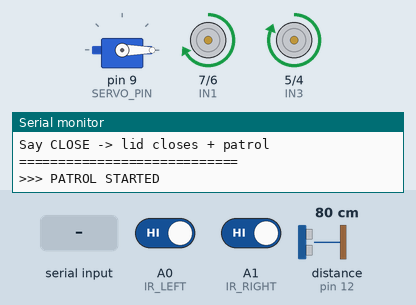
Recording of a sketch running on a simulated Arduino Uno, built with avr-gcc and run on an emulated ATmega328P. On the bench: servo, motor-driver pin pairs drawn as motors (green arrow = first pin HIGH = forward, orange = second pin HIGH = backward, longer = more drive, scaled by the enable pin), the last lines printed to the serial monitor. Wiring (inferred from the names in the program): ultrasonic range finder: trigger pin 11; echo pin 12. The test bench sets the inputs (shaded band); at power-on: A0 (IR_LEFT) HIGH, distance to the obstacle (sensor on pin 12) 80 cm, A1 (IR_RIGHT) HIGH. The echo pulse lasts 58.3 µs per cm.

Above: at 2.0 s.
2.1 s: "open\n" received over the second serial link
At 2.8 s:
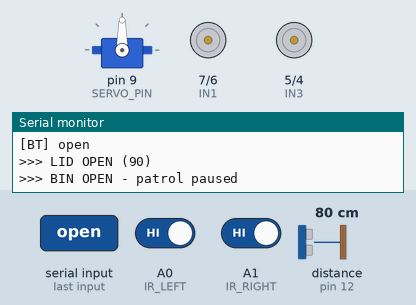
3.6 s: "close\n" received over the second serial link
At 3.77 s:
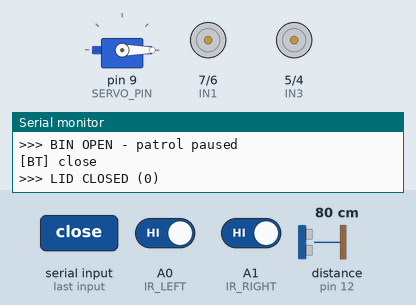
5.4 s: A0 (IR_LEFT) driven LOW
At 5.7 s:
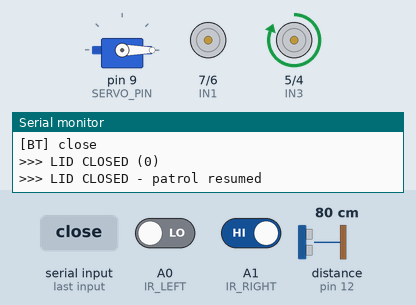
6.9 s: distance to the obstacle (sensor on pin 12) set to 24 cm
8.4 s: distance to the obstacle (sensor on pin 12) set to 19 cm
At 9.8 s:
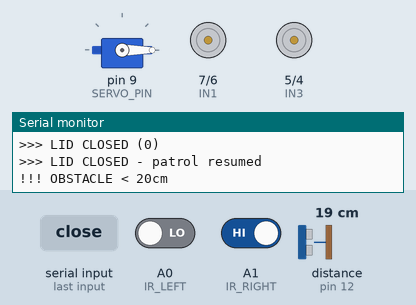
Timing chart, 0 to 11.4 s (numbered marks = the images above; inputs shaded):
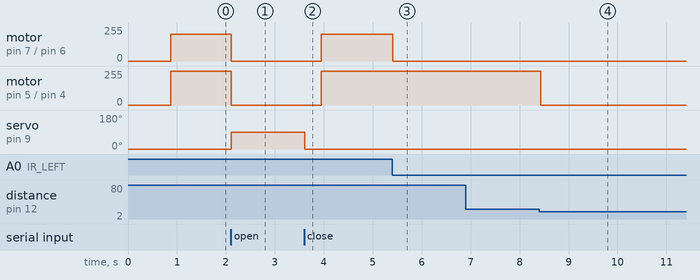

Measured:
- the behaviour switches between 22 and 21 cm on distance to the obstacle (sensor on pin 12) (found by bisection; images 3 and 4)
- after the input at 2.1 s, motor on pin 7 (IN1) / pin 6 (IN2): forward 200/255 → stopped at once; motor on pin 5 (IN3) / pin 4 (IN4): forward 255/255 → stopped at once; servo on pin 9 (SERVO_PIN): 0° → 90° at once
- after the input at 3.6 s, motor on pin 7 (IN1) / pin 6 (IN2): stopped → forward 200/255 after 0.34 s; motor on pin 5 (IN3) / pin 4 (IN4): stopped → forward 255/255 after 0.34 s; servo on pin 9 (SERVO_PIN): 90° → 0° at once
- after the input at 5.4 s, motor on pin 7 (IN1) / pin 6 (IN2): forward 200/255 → stopped at once
- after the input at 6.9 s, every drawn part: stays the same
- after the input at 8.4 s, motor on pin 5 (IN3) / pin 4 (IN4): forward 255/255 → stopped at once

The sketch:

Smart_bin.ino
```cpp
/**
 ******************************************************************************
 * @file    smart_bin_final_2cmd.ino
 * @brief   Autonomous Mobile Smart Bin — 2 Voice Commands FINAL
 * @version 3.2 Final
 ******************************************************************************
 *
 * OPERATION:
 * ─────────────────────────────────────────────────────────────────
 *  Power ON  → Bin automatically begins IR line-follow patrol
 *  "OPEN"    → Patrol stops + lid opens to 90°
 *  "CLOSE"   → Lid closes to 0° + patrol resumes automatically
 *  Power OFF → System stops
 *
 *  AUTOMATIC: Obstacle < 20cm → motors stop
 *             Obstacle gone   → patrol resumes (no voice needed)
 *
 * PIN CONNECTIONS:
 * ─────────────────────────────────────────────────────────────────
 *  L298N Motor Driver:
 *    Pin 4  → IN4  (Left  motor backward)
 *    Pin 5  → IN3  (Left  motor forward)
 *    Pin 6  → IN2  (Right motor backward)
 *    Pin 7  → IN1  (Right motor forward)
 *    Pin 8  → ENB  (Left  motor speed PWM) ← remove jumper
 *    Pin 10 → ENA  (Right motor speed PWM) ← remove jumper
 *
 *  SG90 Servo:
 *    Pin 9  → Signal (orange wire)
 *    5V     → VCC   (red wire)
 *    GND    → GND   (brown wire)
 *
 *  HC-SR04 Ultrasonic:
 *    Pin 11 → TRIG
 *    Pin 12 → ECHO
 *    5V     → VCC
 *    GND    → GND
 *
 *  TCRT5000 IR Sensors x2:
 *    A0     → Left  sensor OUT
 *    A1     → Right sensor OUT
 *    5V     → VCC (both)
 *    GND    → GND (both)
 *
 *  HC-05 Bluetooth:
 *    Pin 2  → HC-05 TX
 *    Pin 3  → HC-05 RX (direct connection — 3.3V or divider)
 *    5V     → VCC
 *    GND    → GND
 *
 * PHONE APP:
 * ─────────────────────────────────────────────────────────────────
 *  App  : Arduino Bluetooth Controller
 *  Mode : Voice Terminal
 *  Pair : HC-05  (PIN: 1234 or 0000)
 *  Say  : "open"  or  "close"
 ******************************************************************************
 */

#include <Servo.h>
#include <SoftwareSerial.h>

// ============================================================
//  PIN DEFINITIONS
// ============================================================

const int IN1       = 7;
const int IN2       = 6;
const int IN3       = 5;
const int IN4       = 4;
const int ENA       = 10;   // Right motor speed (PWM)
const int ENB       = 8;    // Left  motor speed (PWM)
const int SERVO_PIN = 9;
const int TRIG_PIN  = 11;
const int ECHO_PIN  = 12;
const int IR_LEFT   = A0;
const int IR_RIGHT  = A1;
const int BT_RX     = 2;    // Arduino RX ← HC-05 TX
const int BT_TX     = 3;    // Arduino TX → HC-05 RX

// ============================================================
//  OBJECTS
// ============================================================

Servo          binServo;
SoftwareSerial bluetooth(BT_RX, BT_TX);

// ============================================================
//  SPEED SETTINGS  (tune for your motors)
// ============================================================

const int FULL_SPEED = 200;   // Forward patrol  (0–255)
const int TURN_SPEED = 140;   // Line correction (0–255)

// ============================================================
//  SYSTEM PARAMETERS
// ============================================================

const int           OBSTACLE_DIST = 20;    // cm — auto stop
const int           CLEAR_DIST    = 25;    // cm — auto resume
const unsigned long US_INTERVAL   = 150;   // ms between polls

#define LINE    LOW     // TCRT5000 LOW = over black tape
#define NO_LINE HIGH    // TCRT5000 HIGH = off tape

// ============================================================
//  STATE MACHINE  (3 states — no IDLE needed)
// ============================================================

enum SystemState : uint8_t {
  PATROLLING,       // Following IR line — motors running
  BIN_OPEN,         // Lid open — motors stopped — waiting for CLOSE
  OBSTACLE_STOP     // Obstacle detected — motors stopped — auto resumes
};

SystemState state = PATROLLING;   // Boot straight into patrol

// ============================================================
//  FLAGS AND BUFFERS
// ============================================================

bool          servoOpen   = false;
unsigned long lastUSCheck = 0;

// char array replaces String — no heap fragmentation
#define BT_BUF 64
char    btBuffer[BT_BUF];
uint8_t btLen = 0;

// ============================================================
//  MOTOR FUNCTIONS
// ============================================================

void stopMotors() {
  analogWrite(ENA, 0);
  analogWrite(ENB, 0);
  digitalWrite(IN1, LOW);
  digitalWrite(IN2, LOW);
  digitalWrite(IN3, LOW);
  digitalWrite(IN4, LOW);
}

void moveForward() {
  analogWrite(ENA, FULL_SPEED);
  analogWrite(ENB, FULL_SPEED);
  digitalWrite(IN1, HIGH);
  digitalWrite(IN2, LOW);
  digitalWrite(IN3, HIGH);
  digitalWrite(IN4, LOW);
}

// Right sensor off line → steer right
void turnRight() {
  analogWrite(ENA, TURN_SPEED);
  analogWrite(ENB, FULL_SPEED);
  digitalWrite(IN1, LOW);
  digitalWrite(IN2, LOW);
  digitalWrite(IN3, HIGH);
  digitalWrite(IN4, LOW);
}

// Left sensor off line → steer left
void turnLeft() {
  analogWrite(ENA, FULL_SPEED);
  analogWrite(ENB, TURN_SPEED);
  digitalWrite(IN1, HIGH);
  digitalWrite(IN2, LOW);
  digitalWrite(IN3, LOW);
  digitalWrite(IN4, LOW);
}

// ============================================================
//  SERVO
// ============================================================

void openBin() {
  if (!servoOpen) {
    binServo.write(90);
    servoOpen = true;
    Serial.println(F(">>> LID OPEN (90)"));
    bluetooth.println(F("Bin open - say CLOSE"));
  }
}

void closeBin() {
  if (servoOpen) {
    binServo.write(0);
    servoOpen = false;
    Serial.println(F(">>> LID CLOSED (0)"));
  }
}

// ============================================================
//  ULTRASONIC
// ============================================================

long getDistance() {
  digitalWrite(TRIG_PIN, LOW);
  delayMicroseconds(2);
  digitalWrite(TRIG_PIN, HIGH);
  delayMicroseconds(10);
  digitalWrite(TRIG_PIN, LOW);
  long dur  = pulseIn(ECHO_PIN, HIGH, 30000);
  long dist = dur * 0.034 / 2;
  return (dist <= 0 || dist > 400) ? 0 : dist;
}

// ============================================================
//  IR LINE FOLLOWING  (2 sensors)
// ============================================================
/*
 *  LEFT     RIGHT    Action
 *  LINE     LINE   → moveForward  (centred on line)
 *  LINE     NO_LINE→ turnRight    (right sensor off — correct right)
 *  NO_LINE  LINE   → turnLeft     (left  sensor off — correct left)
 *  NO_LINE  NO_LINE→ moveForward  (both off — junction or reacquire)
 */
void followLine() {
  int L = digitalRead(IR_LEFT);
  int R = digitalRead(IR_RIGHT);
  if      (L == LINE    && R == LINE)    moveForward();
  else if (L == LINE    && R == NO_LINE) turnRight();
  else if (L == NO_LINE && R == LINE)    turnLeft();
  else                                   moveForward();
}

// ============================================================
//  OBSTACLE CHECK  (automatic — no voice needed)
// ============================================================

void checkObstacle() {
  unsigned long now = millis();
  if (now - lastUSCheck < US_INTERVAL) return;
  lastUSCheck = now;

  long dist = getDistance();

  // Auto stop when obstacle detected while patrolling
  if (state == PATROLLING && dist > 0 && dist <= OBSTACLE_DIST) {
    stopMotors();
    state = OBSTACLE_STOP;
    Serial.println(F("!!! OBSTACLE < 20cm"));
    bluetooth.println(F("Obstacle! Waiting..."));
  }

  // Auto resume when obstacle clears
  if (state == OBSTACLE_STOP && (dist == 0 || dist > CLEAR_DIST)) {
    state = PATROLLING;
    Serial.println(F("Obstacle cleared - resuming"));
    bluetooth.println(F("Resuming patrol"));
  }
}

// ============================================================
//  BLUETOOTH VOICE PARSER  (OPEN and CLOSE only)
// ============================================================
/*
 * Receives text string from Arduino Bluetooth Controller
 * Voice Terminal mode.
 *
 * Characters lowercased as they arrive → no extra pass.
 * strstr() substring match → handles natural speech phrases.
 * e.g. "please open the bin" → detected as "open" ✅
 *
 * Only two commands:
 *   "open"  → stop patrol + open lid
 *   "close" → close lid  + resume patrol
 */

void processVoiceCommands() {
  while (bluetooth.available()) {
    char c = (char)bluetooth.read();

    if (c == '\n' || c == '\r') {
      if (btLen > 0) {
        btBuffer[btLen] = '\0';

        Serial.print(F("[BT] ")); Serial.println(btBuffer);

        // ── OPEN → stop patrol + open lid ─────────────────────────────────
        if (strstr(btBuffer, "open")) {
          if (state == PATROLLING || state == OBSTACLE_STOP) {
            stopMotors();
            openBin();
            state = BIN_OPEN;
            Serial.println(F(">>> BIN OPEN - patrol paused"));
          } else if (state == BIN_OPEN) {
            bluetooth.println(F("Bin already open"));
          }
        }

        // ── CLOSE → close lid + resume patrol ─────────────────────────────
        else if (strstr(btBuffer, "close")) {
          if (state == BIN_OPEN) {
            closeBin();
            delay(300);
            state = PATROLLING;
            Serial.println(F(">>> LID CLOSED - patrol resumed"));
            bluetooth.println(F("Lid closed - patrol resumed"));
          } else {
            bluetooth.println(F("Bin already closed"));
          }
        }

        // ── Unknown ───────────────────────────────────────────────────────
        else {
          bluetooth.println(F("Say OPEN or CLOSE"));
        }

        btLen = 0;
      }

    } else {
      // Lowercase as it arrives + overflow guard
      if (btLen < BT_BUF - 1) {
        btBuffer[btLen++] = tolower((unsigned char)c);
      } else {
        btLen = 0;  // overflow — reset
      }
    }
  }
}

// ============================================================
//  SETUP
// ============================================================

void setup() {
  Serial.begin(115200);
  bluetooth.begin(9600);

  // Motor pins
  pinMode(IN1, OUTPUT); pinMode(IN2, OUTPUT);
  pinMode(IN3, OUTPUT); pinMode(IN4, OUTPUT);
  pinMode(ENA, OUTPUT); pinMode(ENB, OUTPUT);
  stopMotors();

  // Servo — start closed
  binServo.attach(SERVO_PIN);
  binServo.write(0);
  servoOpen = false;
  delay(500);

  // Ultrasonic
  pinMode(TRIG_PIN, OUTPUT);
  pinMode(ECHO_PIN, INPUT);

  // IR sensors
  pinMode(IR_LEFT,  INPUT);
  pinMode(IR_RIGHT, INPUT);

  // Sensor diagnostics
  delay(300);
  long d = getDistance();

  Serial.println(F("============================"));
  Serial.println(F("  RoboMimo Smart Bin v3.2"));
  Serial.println(F("  OPEN / CLOSE voice control"));
  Serial.println(F("============================"));
  Serial.print(F("[OK] Ultrasonic: ")); Serial.print(d); Serial.println(F("cm"));
  if (d == 0) Serial.println(F("[!!] Check ultrasonic wiring"));
  Serial.print(F("[OK] IR Left : "));
  Serial.println(digitalRead(IR_LEFT)  == LINE ? F("ON LINE") : F("off line"));
  Serial.print(F("[OK] IR Right: "));
  Serial.println(digitalRead(IR_RIGHT) == LINE ? F("ON LINE") : F("off line"));
  Serial.println(F("[OK] Lid: closed (0 deg)"));
  Serial.println(F("Say OPEN  -> lid opens"));
  Serial.println(F("Say CLOSE -> lid closes + patrol"));
  Serial.println(F("============================"));

  bluetooth.println(F("RoboMimo Ready!"));
  bluetooth.println(F("Say OPEN to open bin"));

  // Boot straight into patrol
  state = PATROLLING;
  Serial.println(F(">>> PATROL STARTED"));
}

// ============================================================
//  MAIN LOOP
// ============================================================

void loop() {

  // 1. Always listen for voice commands
  processVoiceCommands();

  // 2. Obstacle check during patrol only
  if (state == PATROLLING || state == OBSTACLE_STOP) {
    checkObstacle();
  }

  // 3. Execute current behaviour
  switch (state) {
    case PATROLLING:    followLine();  break;
    case BIN_OPEN:      stopMotors();  break;
    case OBSTACLE_STOP: stopMotors();  break;
  }

  delay(10);
}
```
